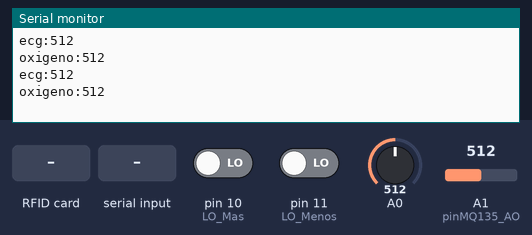
Bench run of a sketch on a simulated Arduino Mega 2560, built with avr-gcc and run on an emulated ATmega2560. Shown: the last lines printed to the serial monitor. Inputs (shaded band) come from the test bench; at power-on: pin 10 (LO_Mas) LOW, pin 11 (LO_Menos) LOW, A0 = 512, A1 (pinMQ135_AO) = 512.

Above: at 1.2 s.
1.3 s: RFID card 5E 7A 19 C4 held to the reader
At 2.9 s:
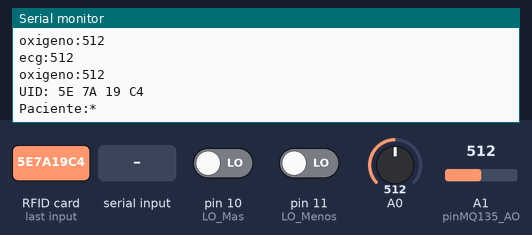
3.6 s: "90,45\n" received over Serial
At 5.3 s:
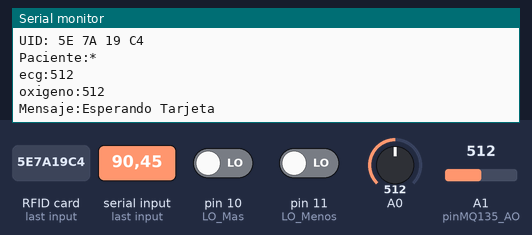
5.6 s: RFID card 5E 7A 19 C4 held to the reader
At 6.5 s:
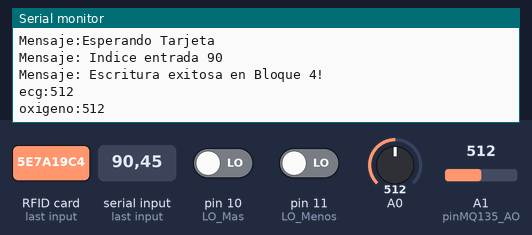

The sketch:

hospital.ino
```cpp
#include <SPI.h>
#include <MFRC522.h>

#define SS_PIN 53
#define RST_PIN 5

const int pinMQ135_DO = 2;  // Salida digital del MQ-135 (DO)
const int pinMQ135_AO = A1; // Salida analógica del MQ-135 (AO)
const int pinLED = 8;       // LED de advertencia

// EGC
#define LO_Mas 10
#define LO_Menos 11

MFRC522 rfid(SS_PIN, RST_PIN);  // Crear objeto para el módulo RC522
MFRC522::MIFARE_Key key;

String Leido = "";


void setup() {
  // initialize the serial communication:
  Serial.begin(9600);
  pinMode(LO_Mas, INPUT); // Setup for leads off detection LO +
  pinMode(LO_Menos, INPUT); // Setup for leads off detection LO -

  pinMode(pinMQ135_DO, INPUT);  // Entrada digital (DO)

  SPI.begin();         // Inicializa SPI
  rfid.PCD_Init();     // Inicializa el módulo RFID

  for (byte i = 0; i < 6; i++) {
    key.keyByte[i] = 0xFF;
  }

}

void loop() {


  // Escribir en tarjeta si java me manda un dato
  if (Serial.available() > 0) {
    int indicePaciente = Serial.parseInt(); // Recibir el índice

    //Serial.print("Índice recibido: ");
    Serial.println("Mensaje:Esperando Tarjeta");
      while (!rfid.PICC_IsNewCardPresent() || !rfid.PICC_ReadCardSerial()) {
    delay(100);
  }

    // Esperar hasta que una tarjeta esté presente
    //Serial.println(" Tarjeta detectada. Escribiendo datos...");
    String mensaje = String(indicePaciente);
    Serial.println("Mensaje: Indice entrada "+mensaje);
    escribirDatosEnTarjeta(mensaje);

    //Serial.print("Paciente:");
    //Leido = leerDatosDeTarjeta();
    //Serial.println(Leido+" ");

  }


  // Escribir en tarjeta si java me manda un dato
   if((digitalRead(10) == 1)||(digitalRead(11) == 1)){
    } else{
      // send the value of analog input 0:
      Serial.print("ecg:");
      Serial.println(analogRead(A0));
    }
    // Leer la señal analógica (0 - 1023)
    int valorAnalogico = analogRead(pinMQ135_AO);

    // Mostrar en el Monitor Serial
    Serial.print("oxigeno:");
    Serial.println(valorAnalogico);

  // 1) Revisa si hay una tarjeta presente y si se pudo leer su serial
  if (rfid.PICC_IsNewCardPresent() && rfid.PICC_ReadCardSerial()) {
    // Aquí ya es válido leer el UID:
    Serial.print("UID:");
    for (byte i = 0; i < rfid.uid.size; i++) {
      Serial.print(rfid.uid.uidByte[i] < 0x10 ? " 0" : " ");
      Serial.print(rfid.uid.uidByte[i], HEX);
    }
    Serial.println();

    // Si quieres leer datos de la tarjeta:
    String datos = leerDatosDeTarjeta();
    Serial.print("Paciente:");
    Serial.println(datos);

    // O escribir (dependiendo de la lógica que quieras).
    // ...

    // Una vez terminado, se “desactiva” la tarjeta:
    rfid.PICC_HaltA();
    rfid.PCD_StopCrypto1();
  }


     // Detiene la comunicación con la tarjeta
  //Wait for a bit to keep serial data from saturating
  delay(1000);
}


void escribirDatosEnTarjeta(String mensaje) {
    byte dataBlock[16];
    memset(dataBlock, ' ', 16);  // Rellenar con espacios

    // Copiar mensaje (máx 16 caracteres)
    for (byte i = 0; i < mensaje.length() && i < 16; i++) {
        dataBlock[i] = mensaje[i];
    }

    byte bloque = 4; // Escribir solo en Bloque 4

    // **No verificar tarjeta de nuevo, asumir que ya está presente**
    //Serial.println("Mensaje: Iniciando escritura en Bloque 4.");

    // **Liberar cualquier autenticación previa**
    rfid.PCD_StopCrypto1();

    // **Intentar autenticar Bloque 4**
    MFRC522::StatusCode status = rfid.PCD_Authenticate(
        MFRC522::PICC_CMD_MF_AUTH_KEY_A, bloque, &key, &(rfid.uid)
    );

    if (status != MFRC522::STATUS_OK) {
        Serial.print("Mensaje: Error en autenticación en Bloque 4 -> ");
        Serial.println(rfid.GetStatusCodeName(status));
        return;
    }

    // **Intentar escribir**
    status = rfid.MIFARE_Write(bloque, dataBlock, 16);
    if (status == MFRC522::STATUS_OK) {
        Serial.println("Mensaje: Escritura exitosa en Bloque 4!");
    } else {
        Serial.print("Mensaje: Error al escribir en Bloque 4 -> ");
        Serial.println(rfid.GetStatusCodeName(status));
    }

    // **Liberar la tarjeta después de escribir**
    rfid.PCD_StopCrypto1();
}


String leerDatosDeTarjeta() {
    byte dataBlock[18];  // 16 bytes de datos + 2 de control
    String mensaje = "";

    byte bloque = 4;  // Leer solo Bloque 4
    byte bufferLen = sizeof(dataBlock);

    // **Autenticar Bloque 4**
    if (rfid.PCD_Authenticate(MFRC522::PICC_CMD_MF_AUTH_KEY_A, bloque, &key, &(rfid.uid)) != MFRC522::STATUS_OK) {
        return "*"; // Error autenticación
    }

    // **Leer Bloque 4**
    if (rfid.MIFARE_Read(bloque, dataBlock, &bufferLen) != MFRC522::STATUS_OK) {
        return "*"; // Error lectura
    }

    // **Convertir bytes a String**
    for (byte i = 0; i < 16; i++) {
        char c = (char)dataBlock[i];
        if (c >= 32 && c <= 126) mensaje += c;  // Solo caracteres imprimibles
    }

    // **DETENER CRYPTO para liberar la tarjeta**
    rfid.PCD_StopCrypto1();

    return mensaje.length() > 0 ? mensaje : "*";
}


/*   Conexión con arduino mega
 *   SDA (SS)  ->  53
 *   SCK       ->  52
 *   MOSI      ->  51
 *   MISO      ->  50
 *   RST       ->  5
 *   GND       ->  GND
 *   3.3V      ->  3.3V
 * EGC
 * A0 -> output
 */
```

Measured:
- after the input at 1.3 s, the serial monitor: prints a new line after 0.83 s (image 1)
- after the input at 3.6 s, the serial monitor: prints a new line after 0.54 s (image 2)
- after the input at 5.6 s, the serial monitor: prints a new line at once (image 3)
